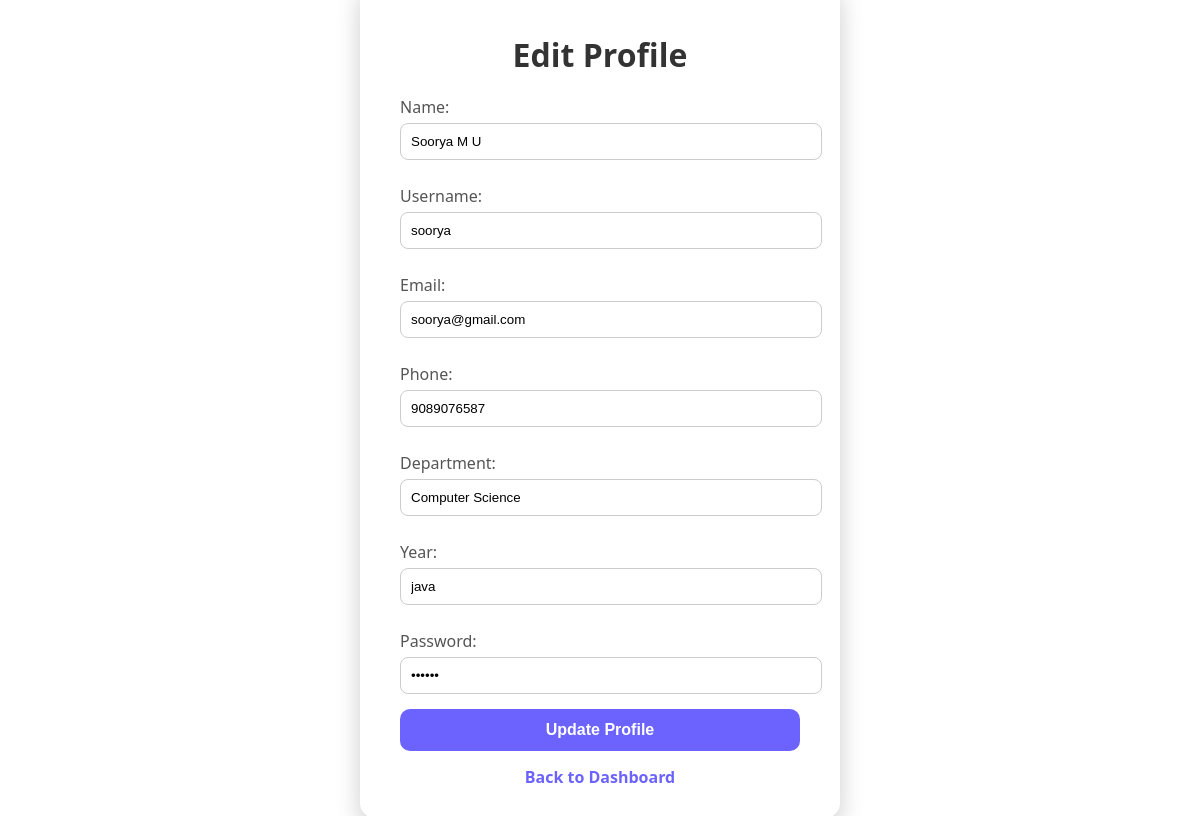
The app's page /teacher_edit/ (signed in) with its own data.
### lmsapp/models.py (models this page shows, shortened)
class teacher(models.Model):
    name = models.CharField(max_length=50)
    subject = models.CharField(max_length=50)
    department = models.CharField(max_length=50)
    email = models.CharField(max_length=50)
    phone= models.IntegerField()
    username = models.CharField(max_length=50)
    password = models.CharField(max_length=50)
    is_approved = models.BooleanField(default=False)

### lmsapp/views.py (the view, shortened to what this page needs)
# urls.py: path('teacher_edit/',views.teacher_edit,name='teacher_edit'),
def teacher_edit(request):
    teacher_id = request.session.get('id')
    if not teacher_id:
        messages.error(request, "You must login first")
        return redirect('teacherlogin')
    teach = teacher.objects.get(id=teacher_id)
    return render(request, 'teacher_edit.html', {'teach': teach})

### templates/teacher_edit.html (shortened to what this page needs)
<!DOCTYPE html>
<html>
<head>
</head>
<body>
    <div class="form-container">
        <h1>Edit Profile</h1>
        <form method="POST">
            <label>Name:</label>
            <input type="text" name="name" value="{{ teach.name }}" required>
            <label>Username:</label>
            <input type="text" name="username" value="{{ teach.username }}" required>
            <label>Email:</label>
            <input type="email" name="email" value="{{ teach.email }}" required>
            <label>Phone:</label>
            <input type="text" name="phone" value="{{ teach.phone }}" required>
            <label>Department:</label>
            <input type="text" name="department" value="{{ teach.department }}" required>
            <label>Year:</label>
            <input type="text" name="subject" value="{{ teach.subject }}" required>
            <label>Password:</label>
            <input type="password" name="password" value="{{ teach.password }}" required>
            <button type="submit">Update Profile</button>
        </form>
        <a href="{% url 'teacherdashboard' %}">Back to Dashboard</a>
    </div>
</body>
</html>

### templates/teacher_edit.html (style rules this page uses)
body { font-family: 'Segoe UI', Tahoma, Geneva, Verdana, sans-serif; margin: 0; padding: 0; display: flex; justify-content: center; align-items: center; height: 100vh; }
.form-container { background: white; padding: 30px 40px; border-radius: 15px; box-shadow: 0 10px 25px rgba(0,0,0,0.2); max-width: 400px; width: 90%; }
h1 { text-align: center; color: #333; margin-bottom: 20px; }
label { display: block; margin: 10px 0 5px; color: #555; }
input { width: 100%; padding: 10px; border-radius: 8px; border: 1px solid #ccc; margin-bottom: 15px; }
button { width: 100%; padding: 12px; border: none; border-radius: 10px; background-color: #6C63FF; color: white; font-size: 16px; font-weight: bold; cursor: pointer; transition: background 0.3s; }
a { display: block; text-align: center; margin-top: 15px; text-decoration: none; color: #6C63FF; font-weight: bold; }

### records on screen
teacher: name "Soorya M U", username "soorya", email "soorya@gmail.com", phone "9089076587", department "Computer Science", subject "java"
